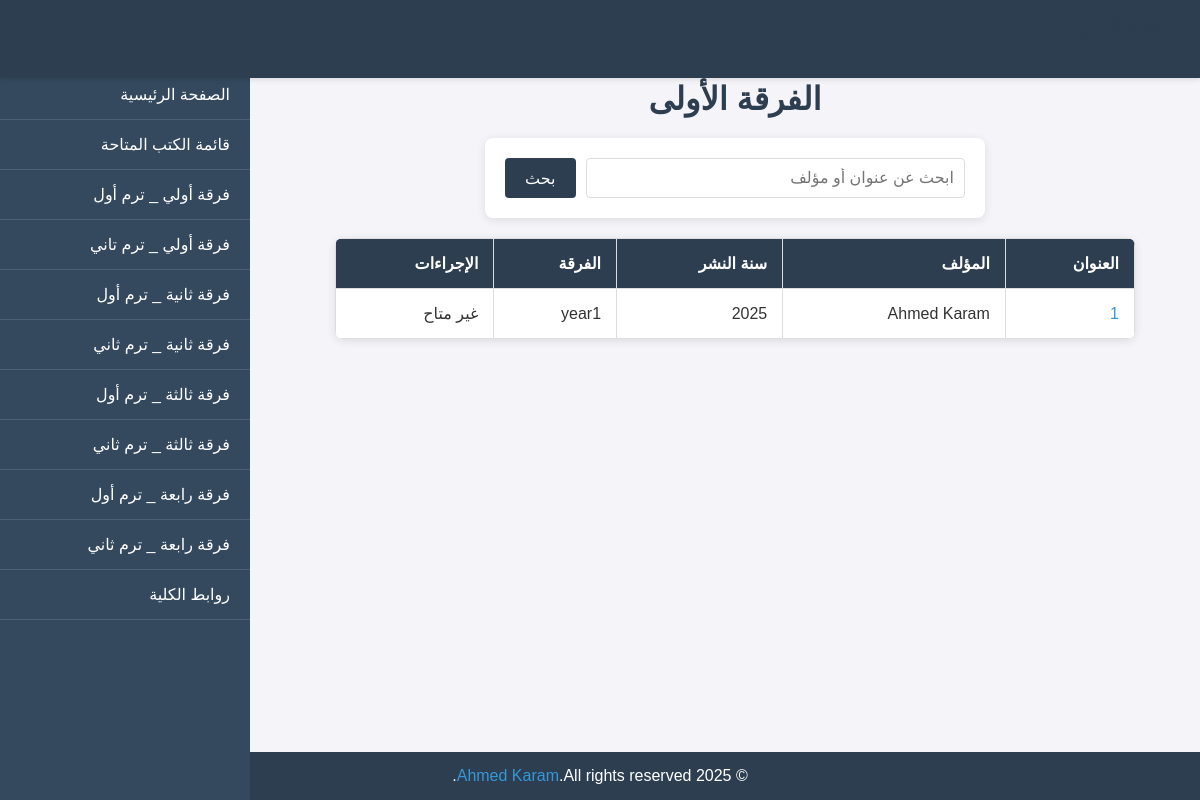
Screenshot of /academic/year1/year1/2/ with the database file from the repository.
### academic/models.py (models this page shows, shortened)
class Book(models.Model):
    title = models.CharField(max_length=200)
    author = models.CharField(max_length=100)
    description = models.TextField(null=True, blank=True)
    publication_date = models.DateField(null=True, blank=True)
    pdf_file = models.FileField(upload_to='books/pdfs/', null=True, blank=True)
    year = models.CharField(max_length=10, choices=YEAR_CHOICES, default='year1')
    term = models.IntegerField(choices=TERM_CHOICES, default=1)
    is_available = models.BooleanField(default=True, verbose_name='available?')
    class Meta:
        indexes = [models.Index(fields=['title'])]

### academic/views.py (the view)
# urls.py: path('year1/<str:year>/<int:term>/', views.year1, name='year1'),
def year1(request, year, term):
    books = Book.objects.filter(year=year, term=term)
    context = {
        'books': books,
        'year': year,
        'term': term,
        }
    return render(request, 'academic/year1.html', context)

### academic/templates/academic/year1.html (shortened to what this page needs)
<!DOCTYPE html>
<html lang="ar">
<head>
</head>
<body>
    <header>
        <h1>مكتبة الكلية</h1>
    </header>
    <nav class="sidebar">
        <div class="sidebar-content">
            <ul>
                <li><a href="{% url 'academic:home' %}"> الصفحة الرئيسية</a></li>
                <li><a href="{% url 'academic:books_list' %}"> قائمة الكتب المتاحة</a></li>
                <li><a href="{% url 'academic:year1' 'year1' 1 %}">فرقة أولي _ ترم أول</a></li>
                <li><a href="{% url 'academic:year1' 'year1' 2 %}">فرقة أولي _ ترم تاني</a></li>
                <li><a href="{% url 'academic:year2' 'year2' 1 %}"> فرقة ثانية _ ترم أول</a></li>
                <li><a href="{% url 'academic:year2' 'year2' 2 %}"> فرقة ثانية _ ترم ثاني</a></li>
                <li><a href="{% url 'academic:year3' 'year3' 1 %}"> فرقة ثالثة _ ترم أول</a></li>
                <li><a href="{% url 'academic:year3' 'year3' 2 %}"> فرقة ثالثة _ ترم ثاني</a></li>
                <li><a href="{% url 'academic:year4' 'year4' 1 %}"> فرقة رابعة _ ترم أول</a></li>
                <li><a href="{% url 'academic:year4' 'year4' 2 %}"> فرقة رابعة _ ترم ثاني</a></li>
                <li><a href="{% url 'academic:college_links' %}"> روابط الكلية</a></li>
            </ul>
        </div>
    </nav>
    <main class="main-content">
        <h1>  الفرقة الأولى</h1>
        <div class="search-container">
            <form method="get" action="{% url 'academic:search_books' %}">
                <input type="text" name="q" placeholder="ابحث عن عنوان أو مؤلف">
                <button type="submit">بحث</button>
            </form>
        </div>
        {% if books %}
            <table>
                <thead>
                    <tr>
                        <th>العنوان</th>
                        <th>المؤلف</th>
                        <th>سنة النشر</th>
                        <th>الفرقة</th>
                        <th>الإجراءات</th>
                    </tr>
                </thead>
                <tbody>
                    {% for book in books %}
                        <tr>
                            <td><a href="{% url 'academic:book_detail' book.pk %}">{{ book.title }}</a></td>
                            <td>{{ book.author }}</td>
                            <td>{{ book.publication_date|date:"Y" }}</td>
                            <td>{{ book.year }}</td>
                            <td>
                                {% if book.pdf_file %}
                                    <a href="{{ book.pdf_file.url }}" target="_blank">قراءة أونلاين</a>
                                {% else %}
                                    <span>غير متاح</span>
                                {% endif %}
                            </td>
                        </tr>
                    {% endfor %}
                </tbody>
            </table>
        {% else %}
            <p class="no-books">لا توجد كتب متاحة حاليًا.</p>
        {% endif %}
    </main>
    <footer>
        <p>© 2025 <a href="https://www.facebook.com/share/1BhQoTLxFP/" target="_blank">Ahmed Karam</a>.All rights reserved.</p>
    </footer>
</body>
</html>

### academic/templates/academic/year1.html (style rules this page uses)
* { margin: 0; padding: 0; box-sizing: border-box; font-family: Arial, sans-serif; }
body { direction: rtl; background-color: #f4f4f9; color: #333; }
header { background-color: #2c3e50; color: white; padding: 15px 20px; display: flex; justify-content: space-between; align-items: center; box-shadow: 0 2px 5px rgba(0, 0, 0, 0.1); position: fixed; top: 0; width: 100%; z-index: 1001; }
header h1 { font-size: 24px; }
.sidebar { width: 250px; background-color: #34495e; color: white; height: 100vh; position: fixed; top: 0; left: -250px; transition: left 0.3s ease; z-index: 1000; overflow-y: auto; }
.sidebar-content { padding-top: 70px; }
.sidebar ul { list-style: none; padding: 0; }
.sidebar ul li { padding: 15px 20px; border-bottom: 1px solid #4a6076; }
.sidebar ul li a { color: white; text-decoration: none; font-size: 16px; display: block; }
.main-content { margin-left: 20px; padding: 40px; padding-top: 80px; transition: margin-left 0.3s ease; }
.search-container { max-width: 500px; margin: 0 auto 20px; background-color: white; padding: 20px; border-radius: 8px; box-shadow: 0 2px 10px rgba(0, 0, 0, 0.1); }
.search-container form { display: flex; gap: 10px; }
.search-container input[type="text"] { flex: 1; padding: 10px; border: 1px solid #ddd; border-radius: 4px; font-size: 16px; width: 100%; }
.search-container button { padding: 10px 20px; background-color: #2c3e50; color: white; border: none; border-radius: 4px; cursor: pointer; font-size: 16px; }
h1 { color: #2c3e50; text-align: center; margin-bottom: 20px; }
table { width: 100%; max-width: 800px; margin: 20px auto; border-collapse: collapse; background-color: white; box-shadow: 0 2px 10px rgba(0, 0, 0, 0.1); border-radius: 8px; overflow: hidden; }
th, td { padding: 15px; border: 1px solid #ddd; text-align: right; }
th { background-color: #2c3e50; color: white; font-weight: bold; }
td a { color: #3498db; text-decoration: none; word-wrap: break-word; overflow-wrap: break-word; }
footer { background-color: #2c3e50; color: white; text-align: center; padding: 15px; position: fixed; bottom: 0; width: 100%; }
footer a { color: #3498db; text-decoration: none; }
@media (min-width: 769px) { .sidebar { left: 0; } }
@media (min-width: 769px) { .main-content { margin-left: 270px; } }

### rows the page displays
Book: title "1", author "Ahmed Karam", publication_date "2025", year "year1", pdf_file "غير متاح"
